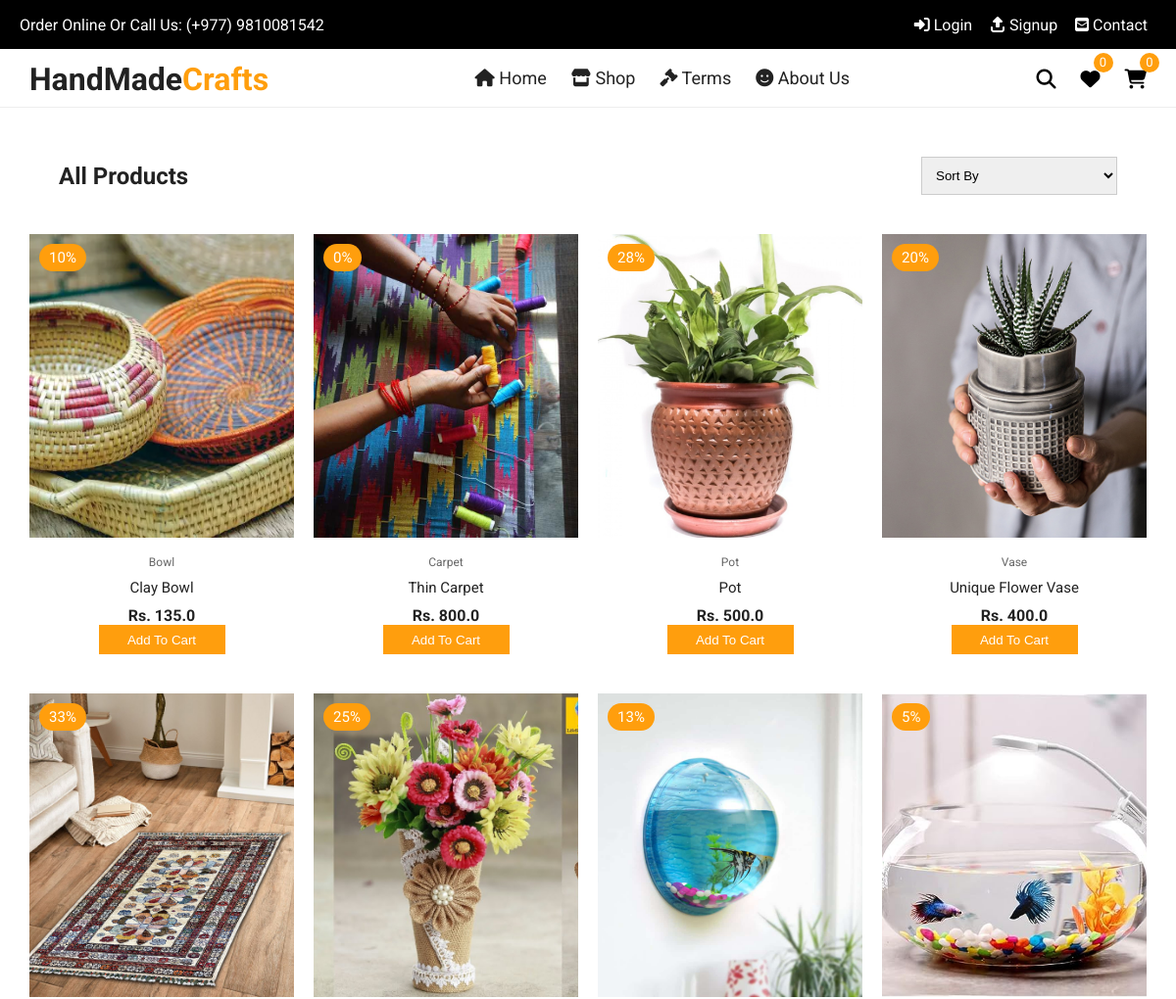
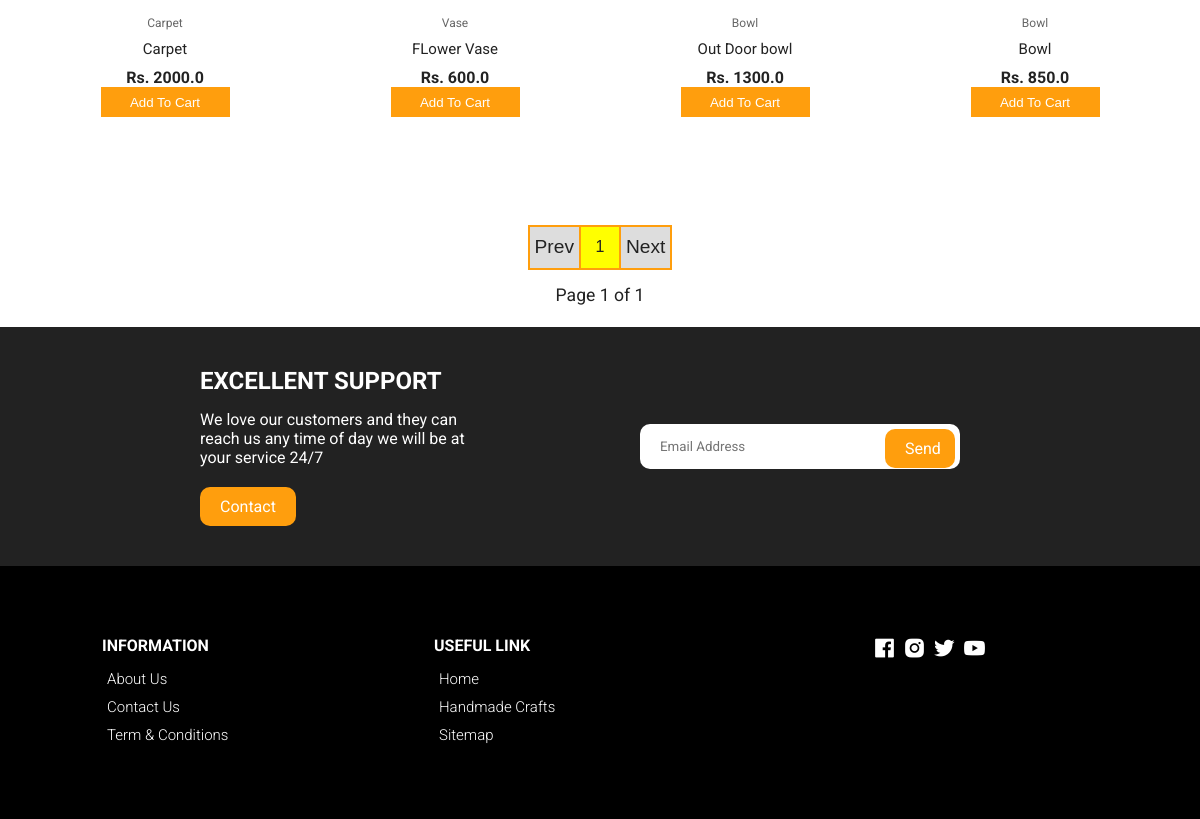
Screenshot of /products/ with the database file from the repository (2 pictures, top to bottom).
### home/models.py (models this page shows, shortened)
class Product(models.Model):
    id = models.AutoField(primary_key=True)
    name = models.CharField(max_length=200)
    desc = models.TextField()
    category = models.ForeignKey(Category, on_delete=models.CASCADE)
    weight = models.CharField(max_length=100)
    marked_price = models.FloatField()
    selling_price = models.FloatField()
    available_quantity = models.PositiveIntegerField(default=0)
    photo = models.ImageField(upload_to='products/')
    return_policy = models.CharField(max_length=255)
    slug = models.SlugField()
    tags = models.CharField(max_length=300, default='')
    modified_date = models.DateField(auto_now=True)
    users_wishlist = models.ManyToManyField(User, blank=True, related_name='user_wishlist')
    @property
    def discount_percent(self):
        discount = (self.marked_price - self.selling_price)/self.marked_price
        return str(floor(discount * 100))

class Category(models.Model):
    id = models.AutoField(primary_key=True)
    title = models.CharField(max_length=200)
    slug = models.SlugField()

### home/views.py (the view)
# urls.py: path('products/', productlist, name='products'),
def productlist(request):
    sort = request.GET.get('sort', 1)
    sortint = int(sort)
    if sortint == 1:
        allprod = Product.objects.all().order_by('-id')
    elif sortint == 2:
        allprod = Product.objects.all().order_by('selling_price')
    elif sortint == 3:
        allprod = Product.objects.all().order_by('-selling_price')
    else:
        allprod = Product.objects.all().order_by('-id')
    paginator = Paginator(allprod, 8)
    page_number = request.GET.get('page', 1)
    page_obj = paginator.get_page(page_number)
    total_pages = page_obj.paginator.num_pages
    pages = []
    pp = int(page_number) - 2
    p = int(page_number) - 1
    pn = int(page_number)
    n = int(page_number) + 1
    nn = int(page_number) + 2
    set1 = {pp, p, pn, n, nn}
    for i in range(total_pages):
        i+=1
        pages.append(i)
    set2 = set(pages)
    set3 = set1.intersection(set2)
    pagelist = list(set3)
    if request.user.is_authenticated:
        products = Product.objects.filter(users_wishlist=request.user)
        wishlistcount = products.count()
        cartprod = MyCart.objects.filter(user=request.user)
        cartprodcount = cartprod.count()
    else:
        wishlistcount = ''
        cartprodcount = ''
    context = {
        'allprod':page_obj,
        'pagelist':pagelist,
        'currentpage':pn,
        'sortint':sortint,
        'wishlistcount': wishlistcount,
        'cartprodcount': cartprodcount,
    }
    return render(request, 'home/productlist.html', context)

### templates/home/productlist.html (shortened to what this page needs)
{% extends 'base.html' %}
{% load static %}
{% block maincontent %}
<section class="section all-products" id="products">
    <div class="top container">
      <h1>All Products</h1>
      <form action="{% url 'products' %}" method="GET" class="sortform">
        <select name='sort'>
          <option value="1">Sort By</option>
        </select>
      </form>
    </div>
    <div class="product-center">
        {% for pro in allprod %}
        <div class="product-item">
            <div class="overlay">
                <a href="{% url 'productdetail' pro.id %}" class="product-thumb">
                    <img src="{{ pro.photo.url }}" alt="" />
                </a>
                <span class="discount">{{pro.discount_percent}}%</span>
            </div>
            <div class="product-info">
                <span>{{ pro.category.title}}</span>
                <a href="{% url 'productdetail' pro.id %}">{{ pro.name }}</a>
                <h4>Rs. {{ pro.selling_price }}</h4>
                {% if pro.available_quantity > 0 %}
                    <div class="cartbutton">
                    {% if user.is_authenticated %}
                        <button data-id="{{pro.id}}" data-url="{% url 'add_to_cart' %}" class="initialbutton ib{{pro.id}}">Add To Cart</button>
                        <button data-id="{{pro.id}}" data-url="{% url 'remove_from_cart' %}" class="minusbutton mb{{pro.id}}">-</button>
                        <span data-id="{{pro.id}}"class="buttontext bt{{pro.id}}"></span>
                        <button data-id="{{pro.id}}" data-url="{% url 'add_to_cart' %}" class="plusbutton pb{{pro.id}}">+</button>
                        {% else %}
                        <button class="initialbutton show-message-popup">Add To Cart</button>
                        {% endif %}
                    </div>
                {% else %}
                    <div class="cartbutton">
                        <button class="initialbuttondisabled" style="cursor: not-allowed;background: rgb(3, 180, 211);">Out of Stock</button>
                    </div>
                {% endif %}
            </div>
            <ul class="icons">
                <a href="{% url 'productdetail' pro.id %}"><li> Quick View</li></a>
            </ul>
        </div>
        {% endfor %}
    </div>
  </section>
  <section class="paginatorcontainer">
    <div class="paginatorwrapper">
        {% if allprod.has_previous %}
            <button><a href="?page={{allprod.previous_page_number}}">Previous</a></button>
        {% else %}
            <button disabled>Prev</button>
        {% endif %}
        {% for page in pagelist %}
        <button><a href="?page={{page}}" class='page{{page}}'>{{page}}</a></button>
        {% endfor %}
        {% if allprod.has_next %}
            <button><a href="?page={{allprod.next_page_number}}">Next</a></button>
        {% else %}
        <button disabled>Next</button>
        {% endif %}
    </div>
    <div class="paginatordetail">
    <span>Page {{ allprod.number }} of {{ allprod.paginator.num_pages }}</span>
    </div>
</section>
{% endblock maincontent %}

### templates/base.html (shortened to what this page needs)
{% load static %}
{% load cache %}
<!DOCTYPE html>
<html lang="en">
  <head>
    <link rel="stylesheet" href="https://cdnjs.cloudflare.com/ajax/libs/Glide.js/3.4.1/css/glide.core.css">
    <link rel="stylesheet" href="https://cdnjs.cloudflare.com/ajax/libs/Glide.js/3.4.1/css/glide.theme.css">
    <link rel="stylesheet" href="{% static 'css/owl.carousel.min.css' %}">
    <link
    href="https://unpkg.com/boxicons@2.0.7/css/boxicons.min.css"
    rel="stylesheet"
    />
      <link rel="stylesheet" href="{% static 'css/styles.css' %}" />
  </head>
  <body>
      <div class="top-nav" style="background-color: black;">
        <div class="d-flex" style="margin: 0 2rem">
          <p>Order Online Or Call Us: (+977) 9810081542</p>
          <ul class="d-flex">
            {% if user.is_anonymous %}
            <li style="padding: 0 4px;"><a href="{% url 'login' %}"><i class="fas fa-sign-in-alt"></i> Login</a></li>
            <li style="padding: 0 4px;"><a href="{% url 'signup' %}"><i class="fas fa-sign-out-alt" style="transform: rotate(-90deg);"></i> Signup</a></li>
            {% else %}
            <li style="padding: 0 4px;"><a href="{% url 'profile' user.id %}">{% if user.first_name%}{{user.first_name}}{% else %}{{user.username}}{% endif %}</a></li>
            {% endif %}
            <li style="padding: 0 4px;"><a href="{% url 'contact' %}"><i class="fas fa-envelope-square"></i> Contact</a></li>
          </ul>
        </div>
      </div>
      <div class="navigation">
        <div class="nav-center d-flex">
        <a href="/" class="logo"><h1>HandMade<span style="color: #ff9e0d;">Crafts</span></h1></a>
          <ul class="nav-list d-flex" style="overflow-y: auto;">
            <li class="nav-item">
              <a href="{% url 'home' %}" class="nav-link"><i class="fas fa-home"></i> Home</a>
            </li>
            <li class="nav-item">
              <a href="{% url 'products' %}" class="nav-link"><i class="fas fa-store"></i> Shop </a>
            </li>
            <li class="nav-item">
            <a href="{% url 'terms' %}" class="nav-link"><i class="fas fa-gavel"></i> Terms</a>
            </li>
            <li class="nav-item">
              <a href="{% url 'about' %}" class="nav-link"><i class="fas fa-smile"></i> About Us</a>
            </li>
          </ul>
          <div class="icons d-flex" style="margin-right: 20px;">
            <div class="icon">
              <i class="fas fa-search search-icon"></i>
            </div>
            {% if user.is_authenticated %}
            {% if wishlistcount %}
            <a href="{% url 'wishlist' %}" class="icon">
              <i class="fas fa-heart"></i>
              <span class="d-flex wishlistcounter">{{wishlistcount}}</span>
            </a>
            {% elif wishlistcount == 0 %}
            <a href="{% url 'wishlist' %}" class="icon">
              <i class="fas fa-heart"></i>
              <span class="d-flex wishlistcounter">0</span>
            </a>
            {% else %}
            <a href="{% url 'wishlist' %}" class="icon">
              <i class="fas fa-heart"></i>
            </a>
            {% endif %}
            {% else %}
            <a href="{% url 'wishlist' %}" class="icon">
              <i class="fas fa-heart"></i>
              <span class="d-flex wishlistcounter">0</span>
            </a>
            {% endif %}
            {% if user.is_authenticated %}
            {% if cartprodcount > 0 %}
            <a href="{% url 'cart' %}" class="icon">
              <i class="fas fa-shopping-cart"></i>
              <span class="d-flex cartproductcount">{{cartprodcount}}</span>
            </a>
            {% elif cartprodcount == 0 %}
            <a href="{% url 'cart' %}" class="icon">
              <i class="fas fa-shopping-cart"></i>
              <span class="d-flex cartproductcount">0</span>
            </a>
            {% else %}
            <a href="{% url 'cart' %}" class="icon">
              <i class="fas fa-shopping-cart"></i>
            </a>
            {% endif %}
            {% else %}
            <a href="{% url 'cart' %}" class="icon">
              <i class="fas fa-shopping-cart"></i>
              <span class="d-flex">0</span>
            </a>
            {% endif %}
          </div>
        </div>
      </div>
    {% block maincontent %}
    {% endblock maincontent %}
    <section class="section contact">
      <div class="row">
        <div class="col">
          <h2>EXCELLENT SUPPORT</h2>
          <p>We love our customers and they can reach us any time
          of day we will be at your service 24/7</p>
          <a href="{% url 'contact' %}" class="btn btn-1">Contact</a>
        </div>
        <div class="col">
          <form action="{% url 'subscription_email' %}" method="post">
            <div>
              <input type="email" placeholder="Email Address" name='email' required>
              <input type="submit" value="Send">
            </div>
          </form>
        </div>
      </div>
    </section>
    <footer class="footer" style="background-color: black;">
      <div class="row">
        <div class="col d-flex">
          <h4>INFORMATION</h4>
          <a href="{% url 'about' %}">About Us</a>
          <a href="{% url 'contact' %}">Contact Us</a>
          <a href="{% url 'terms' %}">Term & Conditions</a>
        </div>
        <div class="col d-flex">
          <h4>USEFUL LINK</h4>
          <a href="{% url 'home' %}">Home</a>
          <a href="{% url 'products' %}">Handmade Crafts</a>
          <a href="{% url 'django.contrib.sitemaps.views.sitemap' %}">Sitemap</a>
        </div>
        <div class="col d-flex">
          <span><i class='bx bxl-facebook-square'></i></span>
          <span><i class='bx bxl-instagram-alt' ></i></span>
          <span><i class='bx bxl-twitter' ></i></span>
          <span><i class='bx bxl-youtube' ></i></span>
        </div>
      </div>
    </footer>
  </body>
</html>

### templates/base.html (style rules this page uses)
input:read-only { background: #efe; }

### rows the page displays
Product: photo (picture), discount_percent "10", category "Bowl", name "Clay Bowl", selling_price "135.0", available_quantity "Add To Cart"
Product: photo (picture), discount_percent "0", category "Carpet", name "Thin Carpet", selling_price "800.0", available_quantity "Add To Cart"
Product: photo (picture), discount_percent "28", category "Pot", name "Pot", selling_price "500.0", available_quantity "Add To Cart"
Product: photo (picture), discount_percent "20", category "Vase", name "Unique Flower Vase", selling_price "400.0", available_quantity "Add To Cart"
Product: photo (picture), discount_percent "33", category "Carpet", name "Carpet", selling_price "2000.0", available_quantity "Add To Cart"
Product: photo (picture), discount_percent "25", category "Vase", name "FLower Vase", selling_price "600.0", available_quantity "Add To Cart"
Product: photo (picture), discount_percent "13", category "Bowl", name "Out Door bowl", selling_price "1300.0", available_quantity "Add To Cart"
Product: photo (picture), discount_percent "5", category "Bowl", name "Bowl", selling_price "850.0", available_quantity "Add To Cart"

### other values shown
{{ page }} "1"
{{ allprod.number }} "1"
{{ allprod.paginator.num_pages }} "1"
